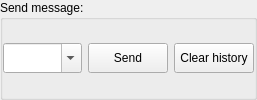
     <widget class="QGroupBox" name="groupBoxSend">
      <property name="minimumSize">
       <size>
        <width>0</width>
        <height>0</height>
       </size>
      </property>
      <property name="maximumSize">
       <size>
        <width>16777215</width>
        <height>16777215</height>
       </size>
      </property>
      <property name="title">
       <string>Send message:</string>
      </property>
      <property name="flat">
       <bool>true</bool>
      </property>
      <layout class="QGridLayout" name="gridLayout_3">
       <property name="leftMargin">
        <number>0</number>
       </property>
       <property name="topMargin">
        <number>0</number>
       </property>
       <property name="rightMargin">
        <number>0</number>
       </property>
       <property name="bottomMargin">
        <number>0</number>
       </property>
       <item row="1" column="3">
        <widget class="QPushButton" name="pushButtonSend">
         <property name="sizePolicy">
          <sizepolicy hsizetype="Minimum" vsizetype="Fixed">
           <horstretch>0</horstretch>
           <verstretch>0</verstretch>
          </sizepolicy>
         </property>
         <property name="minimumSize">
          <size>
           <width>0</width>
           <height>30</height>
          </size>
         </property>
         <property name="toolTip">
          <string>&lt;html&gt;&lt;head/&gt;&lt;body&gt;&lt;p&gt;Wysyła wiadomość&lt;/p&gt;&lt;/body&gt;&lt;/html&gt;</string>
         </property>
         <property name="text">
          <string>Send</string>
         </property>
        </widget>
       </item>
       <item row="1" column="4">
        <widget class="QPushButton" name="pushButtonClearHistory">
         <property name="minimumSize">
          <size>
           <width>0</width>
           <height>30</height>
          </size>
         </property>
         <property name="maximumSize">
          <size>
           <width>16777215</width>
           <height>16777215</height>
          </size>
         </property>
         <property name="whatsThis">
          <string>&lt;html&gt;&lt;head/&gt;&lt;body&gt;&lt;p&gt;Clears command history list.&lt;/p&gt;&lt;/body&gt;&lt;/html&gt;</string>
         </property>
         <property name="text">
          <string>Clear history</string>
         </property>
        </widget>
       </item>
       <item row="1" column="1">
        <widget class="QComboBox" name="comboBoxSend">
         <property name="sizePolicy">
          <sizepolicy hsizetype="Expanding" vsizetype="Fixed">
           <horstretch>0</horstretch>
           <verstretch>0</verstretch>
          </sizepolicy>
         </property>
         <property name="minimumSize">
          <size>
           <width>0</width>
           <height>30</height>
          </size>
         </property>
         <property name="font">
          <font>
           <family>Consolas</family>
           <pointsize>9</pointsize>
          </font>
         </property>
         <property name="whatsThis">
          <string>&lt;html&gt;&lt;head/&gt;&lt;body&gt;&lt;p&gt;This is the send message field. Type here the message you want to send.&lt;/p&gt;&lt;/body&gt;&lt;/html&gt;</string>
         </property>
         <property name="editable">
          <bool>true</bool>
         </property>
        </widget>
       </item>
      </layout>
     </widget>
